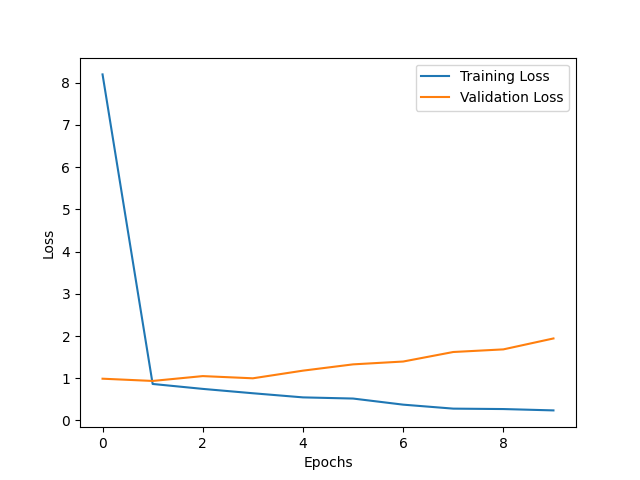

Source code (Python):
import glob
import os
import numpy as np
import pandas as pd
from sklearn.model_selection import train_test_split
from sklearn.metrics import classification_report, confusion_matrix
from tensorflow.keras.preprocessing.image import load_img, img_to_array
from tensorflow.keras.utils import to_categorical
from tensorflow.keras.models import Sequential
from tensorflow.keras.layers import Conv2D, MaxPooling2D, Flatten, Dense
from tensorflow.keras.callbacks import ModelCheckpoint
import matplotlib.pyplot as plt
import zipfile

# Step 1: Merge and extract images from ZIP files into a simple folder
merged_images_folder = 'merged_images'

# Create the merged images folder if it doesn't exist
if not os.path.exists(merged_images_folder):
    os.makedirs(merged_images_folder)

# Extract images from HAM10000_images_part1.zip
with zipfile.ZipFile('HAM10000_images_part_1.zip', 'r') as zip_ref:
    zip_ref.extractall(merged_images_folder)
    
print("Extracted HAM10000_images_part_1.zip to", merged_images_folder)

# Extract images from HAM10000_images_part2.zip
with zipfile.ZipFile('HAM10000_images_part_2.zip', 'r') as zip_ref:
    zip_ref.extractall(merged_images_folder)
    
print("Extracted HAM10000_images_part_2.zip to", merged_images_folder)

# Step 2: Load and preprocess data
imageid_path_dict = {os.path.splitext(os.path.basename(x))[0]: x
                     for x in glob.glob(os.path.join(merged_images_folder, '*.jpg'))}

lesion_type_dict = {
    'nv': 'Melanocytic nevi',
    'mel': 'Melanoma',
    'bkl': 'Benign keratosis-like lesions',
    'bcc': 'Basal cell carcinoma',
    'akiec': 'Actinic keratoses',
    'vasc': 'Vascular lesions',
    'df': 'Dermatofibroma'
}

# Load metadata CSV from the root folder
skin_df = pd.read_csv('HAM10000_metadata.csv')

# Create 'path' column by mapping image_id to the corresponding file path
skin_df['path'] = skin_df['image_id'].map(imageid_path_dict.get)

# Create 'cell_type' and 'cell_type_idx' columns based on the 'dx' column
skin_df['cell_type'] = skin_df['dx'].map(lesion_type_dict.get) 
skin_df['cell_type_idx'] = pd.Categorical(skin_df['cell_type']).codes

print("Total number of lesions: ", skin_df.shape[0])
#print(skin_df.head())


# Step 2: Split data into training and testing sets

X_train, X_test, y_train, y_test = train_test_split(skin_df['path'],
                                                    skin_df['cell_type_idx'],
                                                    test_size=0.2,
                                                    random_state=42,
                                                    stratify=skin_df['cell_type_idx'])

# Step 3: Load and preprocess images

def load_images(image_paths, image_size=(100, 75)):
    images = []
    for img_path in image_paths:
        # Handle None values in image_paths
        if img_path is None:
            continue
        img = load_img(img_path, target_size=image_size)
        img_array = img_to_array(img)
        images.append(img_array)
    return np.array(images)

# Filter out None values from X_train and X_test (in case some paths are None)
X_train = [path for path in X_train if path is not None]
X_test = [path for path in X_test if path is not None]

X_train_images = load_images(X_train)
X_test_images = load_images(X_test)

# Print number of loaded images for debugging
print("Number of loaded training images:", len(X_train_images))
print("Number of loaded testing images:", len(X_test_images))

# Ensure that there are some images loaded, if not, investigate the file paths and loading logic.
if len(X_train_images) == 0 or len(X_test_images) == 0:
    print("No images loaded. Please check file paths and loading logic.")
    exit()

# Step 4: Preprocess labels

y_train_encoded = to_categorical(y_train, num_classes=7)
y_test_encoded = to_categorical(y_test, num_classes=7)

# Step 5: Build CNN model

model = Sequential([
    Conv2D(32, (3, 3), activation='relu', input_shape=(100, 75, 3)),
    MaxPooling2D((2, 2)),
    Conv2D(64, (3, 3), activation='relu'),
    MaxPooling2D((2, 2)),
    Flatten(),
    Dense(128, activation='relu'),
    Dense(7, activation='softmax')  # 7 output classes
])

model.compile(optimizer='adam',
              loss='categorical_crossentropy',
              metrics=['accuracy'])

# Step 6: Train the model

checkpoint = ModelCheckpoint('best_model.h5', save_best_only=True)

history = model.fit(X_train_images, y_train_encoded, epochs=10, batch_size=32, validation_split=0.2, callbacks=[checkpoint])

# Step 7: Display training error

plt.plot(history.history['loss'], label='Training Loss')
plt.plot(history.history['val_loss'], label='Validation Loss')
plt.xlabel('Epochs')
plt.ylabel('Loss')
plt.legend()
plt.show()

# Step 8: Evaluate the model on test data

model.load_weights('best_model.h5')  # Load the best model saved during training

y_pred = model.predict(X_test_images)
y_pred_classes = np.argmax(y_pred, axis=1)
y_true = np.argmax(y_test_encoded, axis=1)

# Step 9: Display confusion matrix

confusion_mtx = confusion_matrix(y_true, y_pred_classes)
plt.imshow(confusion_mtx, interpolation='nearest', cmap=plt.cm.Blues)
plt.title('Confusion Matrix')
plt.colorbar()
plt.xticks(np.arange(7), lesion_type_dict.values(), rotation=90)
plt.yticks(np.arange(7), lesion_type_dict.values())
plt.xlabel('Predicted')
plt.ylabel('True')
plt.show()

# Step 10: Calculate accuracy, precision, recall, and f1-score

classification_rep = classification_report(y_true, y_pred_classes, target_names=lesion_type_dict.values())
print(classification_rep)

# Step 11: Save and load the model for deployment

model.save('skin_cancer_cnn_model.h5')
